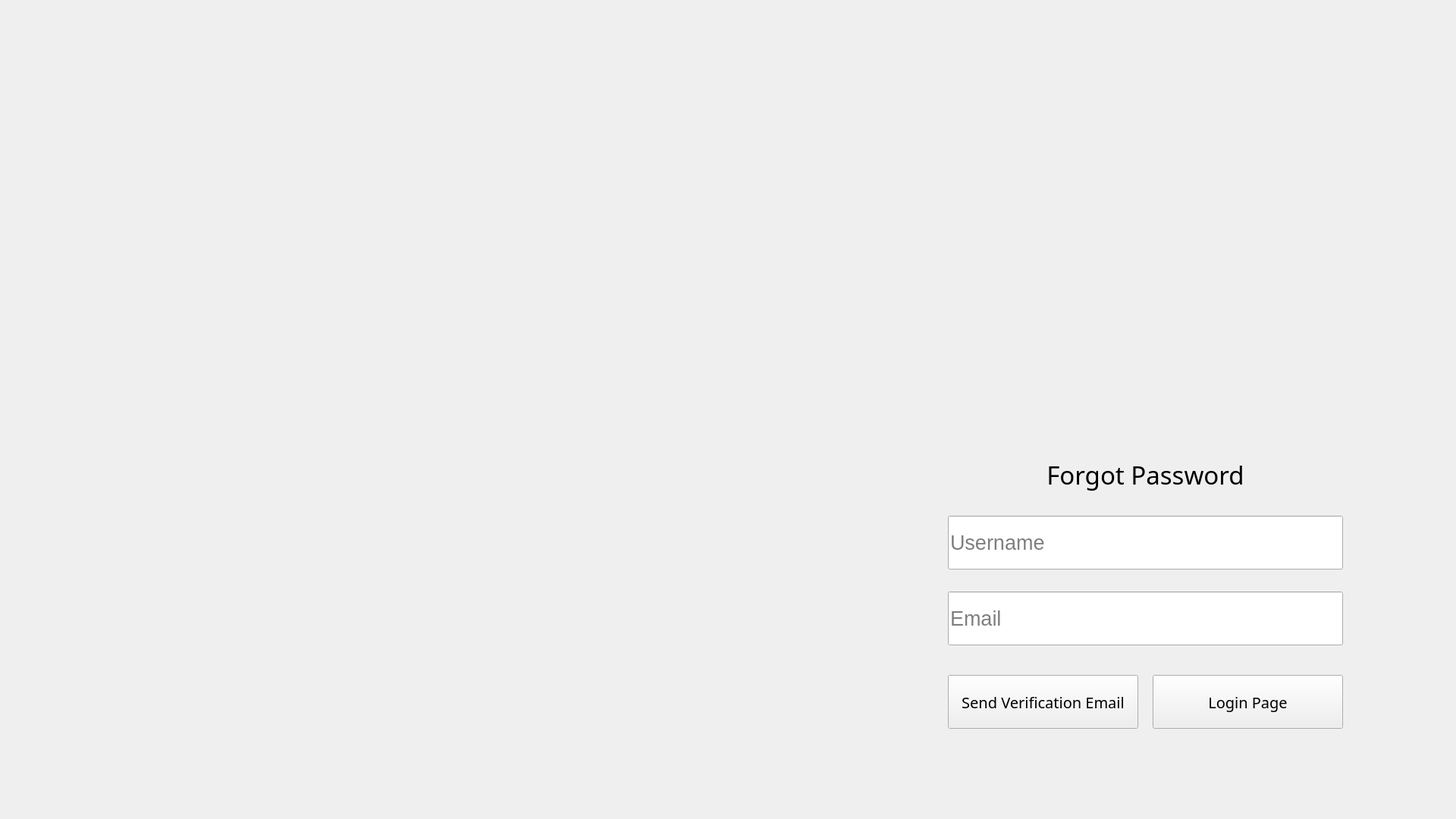
<?xml version="1.0" encoding="UTF-8"?>
<ui version="4.0">
 <class>Form_L_3</class>
 <widget class="QWidget" name="Form_L_3">
  <property name="geometry">
   <rect>
    <x>0</x>
    <y>0</y>
    <width>1920</width>
    <height>1080</height>
   </rect>
  </property>
  <property name="windowTitle">
   <string>Form</string>
  </property>
  <widget class="QLineEdit" name="emailInput_L_3">
   <property name="geometry">
    <rect>
     <x>1250</x>
     <y>780</y>
     <width>521</width>
     <height>71</height>
    </rect>
   </property>
   <property name="font">
    <font>
     <pointsize>20</pointsize>
    </font>
   </property>
   <property name="placeholderText">
    <string>Email</string>
   </property>
  </widget>
  <widget class="QLineEdit" name="usernameInput_L_3">
   <property name="geometry">
    <rect>
     <x>1250</x>
     <y>680</y>
     <width>521</width>
     <height>71</height>
    </rect>
   </property>
   <property name="font">
    <font>
     <pointsize>20</pointsize>
    </font>
   </property>
   <property name="placeholderText">
    <string>Username</string>
   </property>
  </widget>
  <widget class="QLabel" name="forgotPasswordLabel_L_3">
   <property name="geometry">
    <rect>
     <x>1250</x>
     <y>590</y>
     <width>521</width>
     <height>71</height>
    </rect>
   </property>
   <property name="font">
    <font>
     <family>Franklin Gothic Medium Cond</family>
     <pointsize>25</pointsize>
    </font>
   </property>
   <property name="text">
    <string>Forgot Password</string>
   </property>
   <property name="alignment">
    <set>Qt::AlignCenter</set>
   </property>
  </widget>
  <widget class="QPushButton" name="loginPageButton_L_3">
   <property name="geometry">
    <rect>
     <x>1520</x>
     <y>890</y>
     <width>251</width>
     <height>71</height>
    </rect>
   </property>
   <property name="font">
    <font>
     <family>Franklin Gothic Medium Cond</family>
     <pointsize>15</pointsize>
    </font>
   </property>
   <property name="styleSheet">
    <string notr="true"/>
   </property>
   <property name="text">
    <string>Login Page</string>
   </property>
  </widget>
  <widget class="QPushButton" name="sendEmailButton_L_3">
   <property name="geometry">
    <rect>
     <x>1250</x>
     <y>890</y>
     <width>251</width>
     <height>71</height>
    </rect>
   </property>
   <property name="font">
    <font>
     <family>Franklin Gothic Medium Cond</family>
     <pointsize>15</pointsize>
    </font>
   </property>
   <property name="styleSheet">
    <string notr="true"/>
   </property>
   <property name="text">
    <string>Send Verification Email</string>
   </property>
  </widget>
 </widget>
 <resources/>
 <connections/>
</ui>
